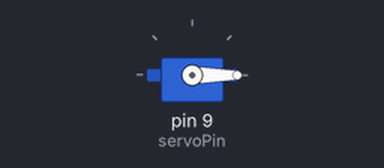
Simulated run of this sketch. Board: Arduino Uno, built with avr-gcc and run on an emulated ATmega328P. Parts: servo. Wiring (inferred from the names in the program): servo: signal pin 9. Servo pulses on a pin are drawn as a servo (544–2400 µs = 0–180°).

Above: at 0.05 s.
At 1.65 s:
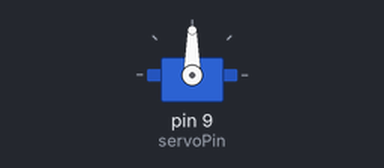
At 3.3 s:
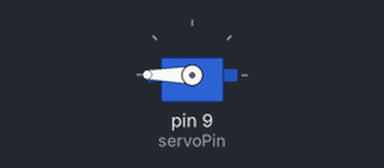
Timing chart, 0 to 7.6 s (numbered marks = the images above):
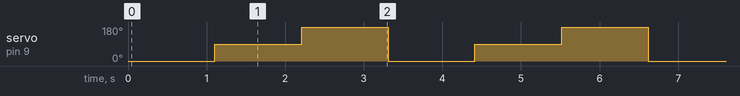

The sketch:

KE3003_36.1.ino
```cpp
int servoPin = 9;//舵机的PIN

void setup()
{
  pinMode(servoPin, OUTPUT);//舵机引脚设置为输出
}

void loop()
{
  servopulse(servoPin, 0);//转动到0度
  delay(1000);//延时1秒
  servopulse(servoPin, 90);//转动到90度
  delay(1000);
  servopulse(servoPin, 180);//转动到180度
  delay(1000);
}

void servopulse(int pin, int myangle) //脉冲函数
{
  int pulsewidth = map(myangle, 0, 180, 500, 2500); //将角度映射到脉宽
  for (int i = 0; i < 5; i++)  //输出脉冲
  {
    digitalWrite(pin, HIGH);//将舵机接口电平至高
    delayMicroseconds(pulsewidth);//延时脉宽值的微秒数
    digitalWrite(pin, LOW);//将舵机接口电平至低
    delay(20 - pulsewidth / 1000);
  }
}
```

Measured:
- by itself, servo on pin 9 (servoPin): repeats every 3.3 s: 180° 1.1 s, 0° 1.1 s, 90° 1.1 s
